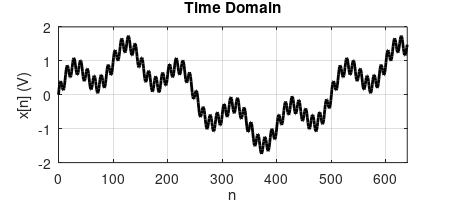
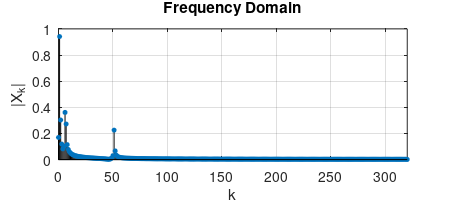

The MATLAB script that drew these images, in order:
%IBEHS 3A03 "Fourier Analysis and Filtering of Biomedical Signals"
%Generate three sine waves and add together in time and generate frequency domain
clear all, close all, clc

%%Time specifications:
A = 1;
Fc = 1;                     % hertz

Fs = 500;  %500                 % samples per second
dt = 1/Fs;                   % seconds per sample
StopTime = 1.28;             % seconds
t = (0:dt:StopTime-dt)';     % seconds

%%Sine wave
x1 = A*sin(2*pi*Fc*t);

A = 0.5;
Fc = 5;                     % hertz

Fs = 500;  %500                 % samples per second
dt = 1/Fs;                   % seconds per sample
StopTime = 1.28;             % seconds
t = (0:dt:StopTime-dt)';     % seconds

%%Sine wave
x2 = A*sin(2*pi*Fc*t);

A = 0.25;
Fc = 40;                     % hertz

Fs = 500;  %500                 % samples per second
dt = 1/Fs;                   % seconds per sample
StopTime = 1.28;             % seconds
t = (0:dt:StopTime-dt)';     % seconds

%%Sine wave
x3 = A*sin(2*pi*Fc*t);

x=x1+x2+x3;
L = length(x); %Number of samples
num_samples = (0:1:L-1)';

% Plot the signal versus time:
figure;
%plot(t,x,'LineWidth',2.0,'Color', 'k');
plot(num_samples,x,'LineWidth',2.0,'Color', 'k');
%xlim([0 StopTime-dt])
xlim([0 L-1])
ylim([-2 2])
%xtickformat('%.1f')
%xticks(0:0.1:StopTime-dt)

title('Time Domain');
ylabel('x[n] (V)');
xlabel('n');
zoom xon;
grid on;

set(gcf, 'PaperUnits', 'inches');
x_width=4.5;
y_width=2;
set(gcf, 'PaperPosition', [0 0 x_width y_width]); %
print(gcf, '-dtiff', 'time_cmb.tiff');

Y = fft(x);

P2 = abs(Y/L);
P1 = P2(1:L/2+1);
P1(2:end-1) = 2*P1(2:end-1);

f = Fs*(0:(L/2))/L;
f = 0:1:L/2;

figure;
stem(f,P1,'filled','MarkerSize',3,'Color', 'k');
title("Frequency Domain");
ylim([0 1]);
xlim([0 L/2]);
%xticks(0:5:50);
xlabel("k");
ylabel("|X_k|");
grid on;

set(gcf, 'PaperUnits', 'inches');
x_width=4.5;
y_width=2;
set(gcf, 'PaperPosition', [0 0 x_width y_width]); %
print(gcf, '-dtiff', 'freq_cmb.tiff');